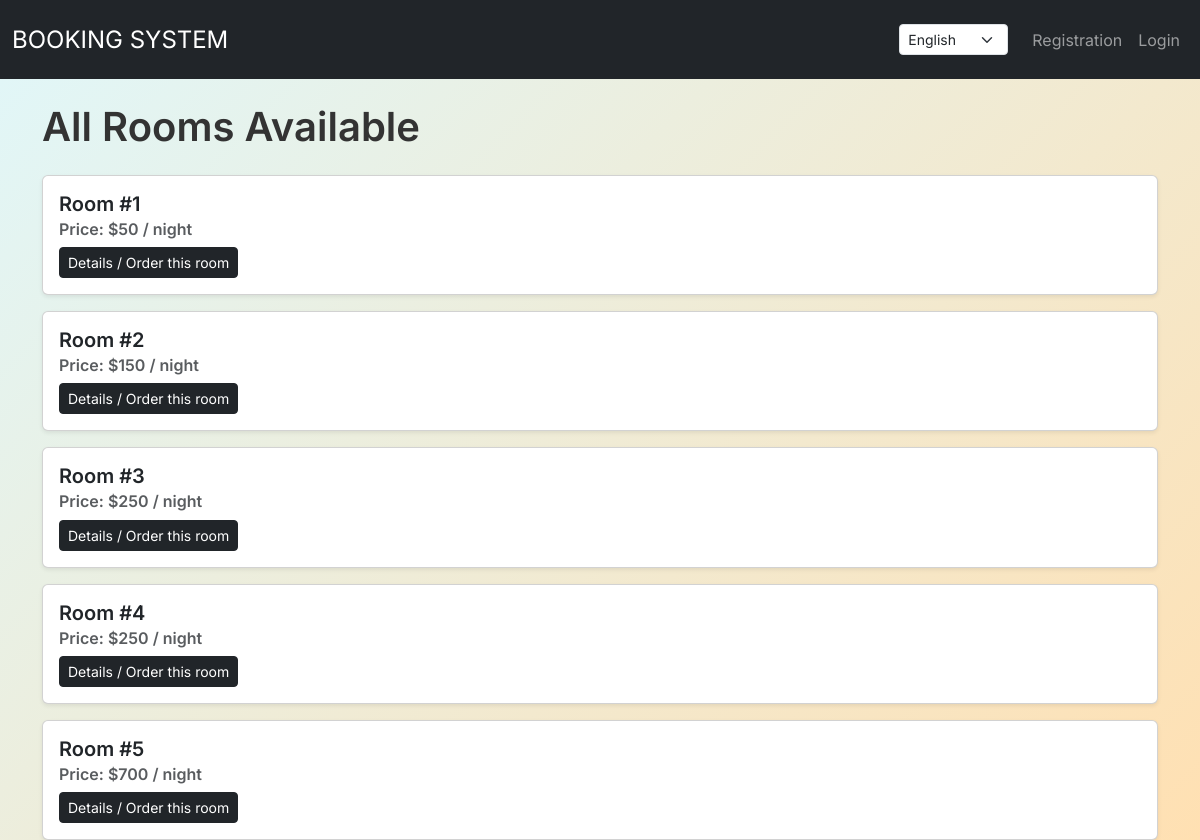
/en/rooms-list/, run on the app's committed database.
### my_app/models.py (models this page shows, shortened)
class Room(models.Model):
    number = models.IntegerField()
    price = models.IntegerField()
    capacity = models.IntegerField(default=2)
    square = models.IntegerField(default=20)
    room_type = models.CharField(max_length=256, default="standart")
    description = models.TextField(default="")
    class Meta:
        verbose_name = "Room"
        verbose_name_plural = "Rooms"
        ordering = ["number"]

### my_app/views.py (the view)
# urls.py: path("rooms-list/", views.rooms_list, name = "rooms-list"),
def rooms_list(request):
    rooms = Room.objects.all()
    today = timezone.now().date()
    rooms_data = []
    for room in rooms:
        is_booked = Order.objects.filter(
            room=room,
            start_time__lte=today,
            end_time__gte=today
        ).exists()
        rooms_data.append({
            'room': room,
            'is_booked': is_booked
        })
    context = {
        "rooms_data": rooms_data
    }
    return render(
        request=request, template_name="booking/rooms-list.html", context=context
    )

### templates/booking/rooms-list.html
{% extends "base.html" %}
{% load i18n %} {% block content %}
<h1 class="mb-4">{% translate "All Rooms Available" %}</h1>
{% for data in rooms_data %}
    <div class="card mb-3 shadow-sm">
        <div class="card-body">
            <h5 class="card-title">{% translate "Room" %} #{{ data.room.number }}</h5>
            <h6 class="card-subtitle mb-2 text-muted">
                {% translate "Price" %}: ${{ data.room.price }} / {% translate "night" %}
            </h6>
            {% if data.is_booked %}
            <p class="text-danger font-weight-bold">
                <i class="fa fa-exclamation-triangle"></i> {% translate "Booked (for now)" %}
            </p>
            <a href="{% url 'room-detail' data.room.id %}" class="btn btn-outline-danger btn-sm">
                {% translate "Details / Order this room for future" %}
            </a>
            {% else %}
            <a href="{% url 'room-detail' data.room.id %}" class="btn btn-dark btn-sm">
                {% translate "Details / Order this room" %}
            </a>
            {% endif %}
        </div>
    </div>
{% empty %}
    <div class="alert alert-info" role="alert">
        {% translate "There are currently no available rooms" %}.
    </div>
{% endfor %}
{% endblock %}

### templates/base.html (shortened to what this page needs)
{% load i18n %}
<html lang="{% get_current_language as LANGUAGE_CODE %}{{ LANGUAGE_CODE }}">
<head>
  <link href="https://cdn.jsdelivr.net/npm/bootstrap@5.3.3/dist/css/bootstrap.min.css"
        rel="stylesheet"
>
  {% load static %}
  <link rel="stylesheet" href=" {% static 'css/my_styles.css' %}">
</head>
<body>
  {% include "header.html" %}
  <div class="container mt-4">
  {% block content %} {% endblock %}
  </div>
</body>
</html>

### templates/header.html (shortened to what this page needs)
{% load i18n %}
<nav class="navbar navbar-expand-lg navbar-dark bg-dark">
    <div class="container-fluid">
        <a class="navbar-brand fs-4" href="{% url 'home-page' %}">BOOKING SYSTEM</a>
        <div class="collapse navbar-collapse" id="navbarNav">
            <ul class="navbar-nav ms-auto align-items-center">
                <li class="nav-item me-3">
                    <form action="{% url 'set_language' %}" method="post">
                        {% get_current_language as LANGUAGE_CODE %}
                        <select name="language"
                                onchange="this.form.submit()"
                                class="form-select form-select-sm"
                                style="width: auto; margin-top: 16px;">
                            {% get_available_languages as LANGUAGES %}
                            {% for lang_code, lang_name in LANGUAGES %}
                                <option value="{{ lang_code }}" {% if lang_code == LANGUAGE_CODE %}selected{% endif %}>
                                    {{ lang_name }}
                                </option>
                            {% endfor %}
                        </select>
                    </form>
                </li>
                {% if user.is_authenticated %}
                    <li class="nav-item">
                        <a class="nav-link" href="#">{% translate "Hello" %}, {{ user.username }}</a>
                    </li>
                    <li class="nav-item">
                        <a class="nav-link" href="{% url 'logout' %}">{% translate "Logout" %}</a>
                    </li>
                {% else %}
                    <li class="nav-item">
                        <a class="nav-link" href="{% url 'register' %}">{% translate "Registration" %}</a>
                    </li>
                    <li class="nav-item">
                        <a class="nav-link" href="{% url 'login' %}">{% translate "Login" %}</a>
                    </li>
                {% endif %}
            </ul>
        </div>
    </div>
</nav>

### static/css/my_styles.css (style rules this page uses)
html { background: linear-gradient(135deg, #e0f7fa 0%, #ffe0b2 100%); background-attachment: fixed; height: 100%; margin: 0; }
body { color: #333; font-family: 'Inter', sans-serif; height: 100%; margin: 0; background: transparent; }
h1, h2, h3, h4, h5, h6 { font-weight: 600; }

### data on the page
Room: room.number "1", room.price "50"
Room: room.number "2", room.price "150"
Room: room.number "3", room.price "250"
Room: room.number "4", room.price "250"
Room: room.number "5", room.price "700"

### other printed values
form field language "English"
